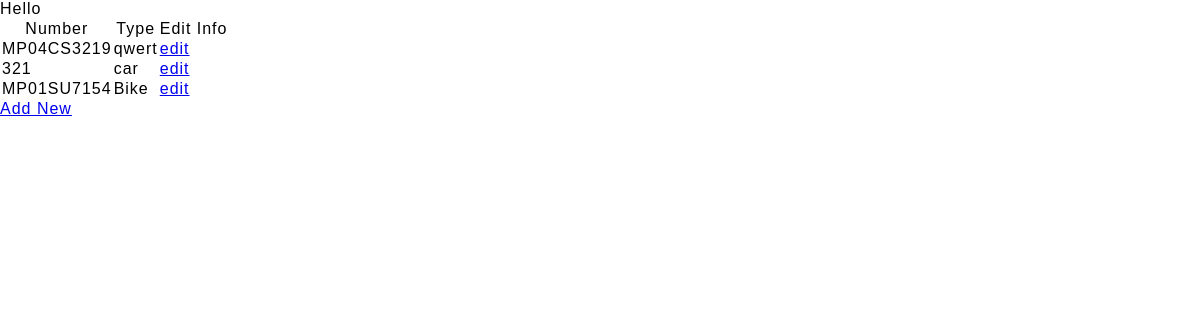
Page /vehical/ (signed in) on the earlier database version.
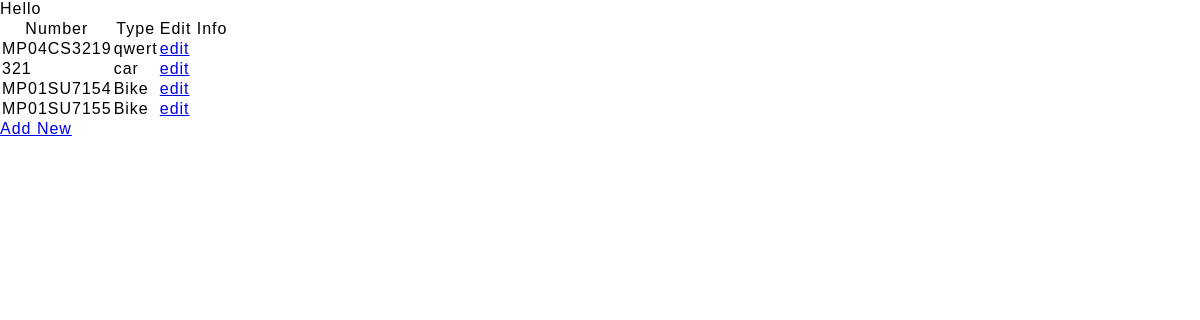
Same page on the later database version.
### ERP/models.py (models this page shows, shortened)
class Vehical(models.Model):
    customer = models.ForeignKey(Customer , on_delete=models.CASCADE)
    number = models.CharField(max_length=20 , unique= True)
    type = models.CharField(max_length=20)

### account/decorators.py (the view)
        def wrapper(request , *args, **kwargs):
            group = None
            role = request.user.role
            print(role)
            if role in allowed_roles:
                return view_func(request , *args, **kwargs)
            else :
                print('User Not allowed')
                return redirect('unauth_page')

### ERP/views.py (called while the page is built)
@login_required(login_url= 'login_page')
@allowed_users(allowed_roles=[User.Role.CUSTOMER])
def info_vehical(request):
    user = request.user
    customer = Customer.objects.get(user = user)
    vehicals = list(Vehical.objects.filter(customer = customer))
    context = {'vehicals' : vehicals}
    return render(request , 'ERP/vehical/info_vehical_page.html' , context)

### templates/ERP/vehical/info_vehical_page.html
{% extends 'Base/base.html' %}
{% load static %}
{% block content %}
<table class ="table" >
    <tr><th>Number</th><th>Type</th><th>Edit Info</th></tr>
        {% for vehical in vehicals %}
        <tr>
            <td>{{vehical.number}}</td>
            <td>{{vehical.type}}</td>
            <td><a class="btn btn-outline-dark" href="{% url 'edit_vehical_page' vehical.id %}">edit</a></td>
        </tr>
        {% endfor %}
</table>
<a class="btn btn-outline-info" href="{% url 'add_vehical_page' %}">Add New</a>
{% endblock %}

Differences in the rows shown:
added Vehical: number "MP01SU7155", type "Bike"
